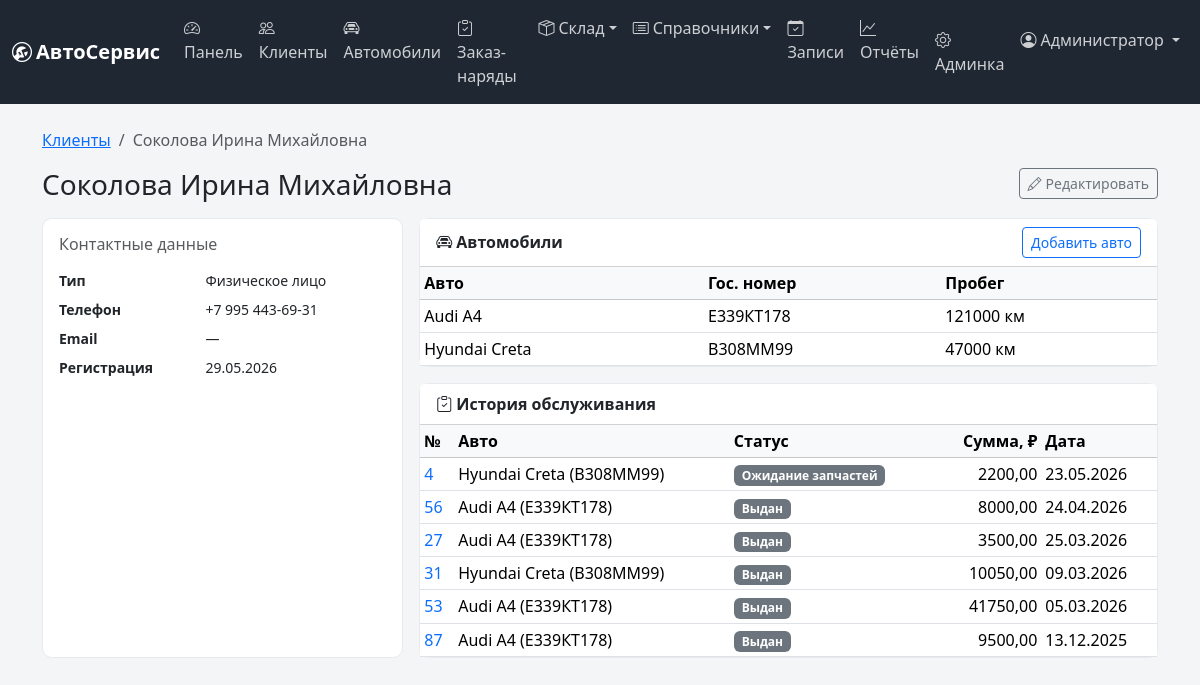
Screenshot of /clients/2/ (signed in) with the database file from the repository.
### users/models.py (models this page shows, shortened)
class User(AbstractUser):
    class Role(models.TextChoices):
        ADMIN = "admin", "Администратор"
        RECEIVER = "receiver", "Мастер-приёмщик"
        MECHANIC = "mechanic", "Механик"
    middle_name = models.CharField("Отчество", max_length=150, blank=True)
    phone = models.CharField("Телефон", max_length=20, blank=True)
    role = models.CharField(
        "Роль", max_length=20, choices=Role.choices, default=Role.RECEIVER
    )
    class Meta:
        verbose_name = "Сотрудник"
        verbose_name_plural = "Сотрудники"
    @property
    def full_name(self):
        parts = [self.last_name, self.first_name, self.middle_name]
        return " ".join(p for p in parts if p) or self.username
    @property
    def is_admin(self):
        return self.is_superuser or self.role == self.Role.ADMIN
    @property
    def is_mechanic(self):
        return self.role == self.Role.MECHANIC

### workshop/models.py (models this page shows, shortened)
class Client(models.Model):
    class Type(models.TextChoices):
        INDIVIDUAL = "individual", "Физическое лицо"
        COMPANY = "company", "Юридическое лицо"
    full_name = models.CharField("ФИО / Название", max_length=255)
    phone = models.CharField("Телефон", max_length=20)
    email = models.EmailField("Email", blank=True)
    type = models.CharField(
        "Тип", max_length=20, choices=Type.choices, default=Type.INDIVIDUAL
    )
    created_at = models.DateTimeField("Дата регистрации", auto_now_add=True)
    class Meta:
        verbose_name = "Клиент"
        verbose_name_plural = "Клиенты"
        ordering = ["full_name"]

class Vehicle(models.Model):
    client = models.ForeignKey(
        Client, on_delete=models.CASCADE, related_name="vehicles",
        verbose_name="Клиент",
    )
    brand = models.CharField("Марка", max_length=100)
    model = models.CharField("Модель", max_length=100)
    plate = models.CharField("Гос. номер", max_length=20)
    vin = models.CharField("VIN", max_length=17, blank=True)
    year = models.PositiveIntegerField("Год выпуска", null=True, blank=True)
    mileage = models.PositiveIntegerField("Пробег, км", null=True, blank=True)
    class Meta:
        verbose_name = "Автомобиль"
        verbose_name_plural = "Автомобили"
        ordering = ["brand", "model"]
    def __str__(self):
        return f"{self.brand} {self.model} ({self.plate})"

class WorkOrder(models.Model):
    class Status(models.TextChoices):
        NEW = "new", "Принят"
        DIAGNOSTICS = "diagnostics", "Диагностика"
        APPROVAL = "approval", "Согласование"
        IN_PROGRESS = "in_progress", "В работе"
        WAITING_PARTS = "waiting_parts", "Ожидание запчастей"
        READY = "ready", "Готов"
        ISSUED = "issued", "Выдан"
    client = models.ForeignKey(
        Client, on_delete=models.PROTECT, related_name="orders",
        verbose_name="Клиент",
    )
    vehicle = models.ForeignKey(
        Vehicle, on_delete=models.PROTECT, related_name="orders",
        verbose_name="Автомобиль",
    )
    receiver = models.ForeignKey(
        settings.AUTH_USER_MODEL, on_delete=models.PROTECT,
        related_name="received_orders", verbose_name="Мастер-приёмщик",
    )
    status = models.CharField(
        "Статус", max_length=20, choices=Status.choices, default=Status.NEW
    )
    complaint = models.TextField("Жалоба клиента", blank=True)
    mileage_in = models.PositiveIntegerField(
        "Пробег при приёме, км", null=True, blank=True
    )
    total = models.DecimalField(
        "Итоговая сумма, ₽", max_digits=12, decimal_places=2,
        default=0, editable=False,
    )
    is_paid = models.BooleanField("Оплачен", default=False)
    created_at = models.DateTimeField("Дата приёма", auto_now_add=True)
    closed_at = models.DateTimeField("Дата выдачи", null=True, blank=True)
    class Meta:
        verbose_name = "Заказ-наряд"
        verbose_name_plural = "Заказ-наряды"
        ordering = ["-created_at"]

### workshop/views.py (the view)
# urls.py: path("clients/<int:pk>/", views.ClientDetailView.as_view(), name="client_detail"),
class ClientDetailView(DirectoryAccess, DetailView):
    model = Client
    template_name = "clients/client_detail.html"
    def get_context_data(self, **kwargs):
        ctx = super().get_context_data(**kwargs)
        ctx["orders"] = self.object.orders.select_related("vehicle").all()[:10]
        return ctx

### users/access.py (called while the page is built)
    def dispatch(self, request, *args, **kwargs):
        if not request.user.is_authenticated:
            return self.handle_no_permission()
        if request.user.is_superuser or request.user.role in self.allowed_roles:
            return super().dispatch(request, *args, **kwargs)
        raise PermissionDenied

### workshop/context_processors.py (called while the page is built)
def workshop_info(request):
    return {"workshop": getattr(settings, "WORKSHOP_INFO", {})}

### templates/clients/client_detail.html (shortened to what this page needs)
{% extends "base.html" %}
{% block content %}
<nav aria-label="breadcrumb">
  <ol class="breadcrumb">
    <li class="breadcrumb-item"><a href="{% url 'client_list' %}">Клиенты</a></li>
    <li class="breadcrumb-item active">{{ object.full_name }}</li>
  </ol>
</nav>
<div class="d-flex justify-content-between align-items-start mb-3">
  <h1 class="h3 mb-0">{{ object.full_name }}</h1>
  <a href="{% url 'client_update' object.pk %}" class="btn btn-outline-secondary btn-sm"><i class="bi bi-pencil me-1"></i>Редактировать</a>
</div>
<div class="row g-3">
  <div class="col-lg-4">
    <div class="card h-100"><div class="card-body">
      <h2 class="h6 text-muted mb-3">Контактные данные</h2>
      <dl class="row mb-0 small">
        <dt class="col-5">Тип</dt><dd class="col-7">{{ object.get_type_display }}</dd>
        <dt class="col-5">Телефон</dt><dd class="col-7">{{ object.phone }}</dd>
        <dt class="col-5">Email</dt><dd class="col-7">{{ object.email|default:"—" }}</dd>
        <dt class="col-5">Регистрация</dt><dd class="col-7">{{ object.created_at|date:"d.m.Y" }}</dd>
      </dl>
    </div></div>
  </div>
  <div class="col-lg-8">
    <div class="card mb-3">
      <div class="card-header bg-white fw-semibold d-flex justify-content-between align-items-center">
        <span><i class="bi bi-car-front me-1"></i>Автомобили</span>
        <a href="{% url 'vehicle_create' %}" class="btn btn-sm btn-outline-primary">Добавить авто</a>
      </div>
      <div class="table-responsive">
        <table class="table table-sm mb-0 align-middle">
          <thead class="table-light"><tr><th>Авто</th><th>Гос. номер</th><th>Пробег</th></tr></thead>
          <tbody>
            {% for v in object.vehicles.all %}
            <tr><td>{{ v.brand }} {{ v.model }}</td><td>{{ v.plate }}</td><td>{{ v.mileage|default:"—" }}{% if v.mileage %} км{% endif %}</td></tr>
            {% empty %}
            <tr><td colspan="3" class="text-center text-muted py-3">Нет автомобилей</td></tr>
            {% endfor %}
          </tbody>
        </table>
      </div>
    </div>
    <div class="card">
      <div class="card-header bg-white fw-semibold"><i class="bi bi-clipboard-check me-1"></i>История обслуживания</div>
      <div class="table-responsive">
        <table class="table table-sm mb-0 align-middle">
          <thead class="table-light"><tr><th>№</th><th>Авто</th><th>Статус</th><th class="text-end">Сумма, ₽</th><th>Дата</th></tr></thead>
          <tbody>
            {% for o in orders %}
            <tr><td><a href="{% url 'order_detail' o.pk %}" class="text-decoration-none">{{ o.id }}</a></td><td>{{ o.vehicle }}</td><td><span class="badge bg-secondary">{{ o.get_status_display }}</span></td><td class="text-end">{{ o.total }}</td><td>{{ o.created_at|date:"d.m.Y" }}</td></tr>
            {% empty %}
            <tr><td colspan="5" class="text-center text-muted py-3">Заказ-нарядов пока нет</td></tr>
            {% endfor %}
          </tbody>
        </table>
      </div>
    </div>
  </div>
</div>
{% endblock %}

### templates/base.html (shortened to what this page needs)
{% load static %}
<!doctype html>
<html lang="ru">
<head>
  <link href="https://cdn.jsdelivr.net/npm/bootstrap@5.3.3/dist/css/bootstrap.min.css" rel="stylesheet">
  <link href="https://cdn.jsdelivr.net/npm/bootstrap-icons@1.11.3/font/bootstrap-icons.min.css" rel="stylesheet">
  <link href="{% static 'css/app.css' %}" rel="stylesheet">
</head>
<body>
  <nav class="navbar navbar-expand-lg navbar-dark app-navbar">
    <div class="container-fluid">
      <a class="navbar-brand fw-semibold" href="{% url 'dashboard' %}">
        <i class="bi bi-wrench-adjustable-circle me-1"></i>АвтоСервис
      </a>
      {% if user.is_authenticated %}
      <div class="collapse navbar-collapse" id="mainNav">
        <ul class="navbar-nav me-auto mb-2 mb-lg-0">
          <li class="nav-item"><a class="nav-link" href="{% url 'dashboard' %}"><i class="bi bi-speedometer2 me-1"></i>Панель</a></li>
          {% if not user.is_mechanic %}
          <li class="nav-item"><a class="nav-link" href="{% url 'client_list' %}"><i class="bi bi-people me-1"></i>Клиенты</a></li>
          <li class="nav-item"><a class="nav-link" href="{% url 'vehicle_list' %}"><i class="bi bi-car-front me-1"></i>Автомобили</a></li>
          {% endif %}
          <li class="nav-item"><a class="nav-link" href="{% url 'order_list' %}"><i class="bi bi-clipboard-check me-1"></i>Заказ-наряды</a></li>
          {% if not user.is_mechanic %}
          <li class="nav-item dropdown">
            <a class="nav-link dropdown-toggle" href="#" role="button" data-bs-toggle="dropdown"><i class="bi bi-box-seam me-1"></i>Склад</a>
          </li>
          <li class="nav-item dropdown">
            <a class="nav-link dropdown-toggle" href="#" role="button" data-bs-toggle="dropdown"><i class="bi bi-card-list me-1"></i>Справочники</a>
          </li>
          <li class="nav-item"><a class="nav-link" href="{% url 'appointment_list' %}"><i class="bi bi-calendar-check me-1"></i>Записи</a></li>
          {% endif %}
          {% if user.is_admin %}
          <li class="nav-item"><a class="nav-link" href="{% url 'reports' %}"><i class="bi bi-graph-up me-1"></i>Отчёты</a></li>
          {% endif %}
        </ul>
        <ul class="navbar-nav">
          {% if user.is_staff %}
          <li class="nav-item"><a class="nav-link" href="{% url 'admin:index' %}"><i class="bi bi-gear me-1"></i>Админка</a></li>
          {% endif %}
          <li class="nav-item dropdown">
            <a class="nav-link dropdown-toggle" href="#" role="button" data-bs-toggle="dropdown">
              <i class="bi bi-person-circle me-1"></i>{{ user.full_name }}
            </a>
          </li>
        </ul>
      </div>
      {% endif %}
    </div>
  </nav>
  <main class="container py-4">
    {% block content %}{% endblock %}
  </main>
</body>
</html>

### static/css/app.css (style rules this page uses)
:root { --app-dark: #1f2733; --app-accent: #e8853a; --app-accent-dark: #c46a28; }
body { background-color: #f4f5f7; }
.app-navbar { background-color: var(--app-dark); }
.app-navbar .navbar-brand, .app-navbar .nav-link:hover { color: #fff; }
.app-navbar .nav-link { color: rgba(255, 255, 255, .78); }
.card { border: 1px solid #e7e9ec; border-radius: .6rem; }

### rows the page displays
User: full_name "Администратор"
Client: full_name "Соколова Ирина Михайловна", type "Физическое лицо", phone "+7 995 443-69-31", email "—", created_at "29.05.2026"
Vehicle: brand "Audi", model "A4", plate "Е339КТ178", mileage "121000", shows "км"
Vehicle: brand "Hyundai", model "Creta", plate "В308ММ99", mileage "47000", shows "км"
WorkOrder: id "4", vehicle "Hyundai Creta (В308ММ99)", status "Ожидание запчастей", total "2200,00", created_at "23.05.2026"
WorkOrder: id "56", vehicle "Audi A4 (Е339КТ178)", status "Выдан", total "8000,00", created_at "24.04.2026"
WorkOrder: id "27", vehicle "Audi A4 (Е339КТ178)", status "Выдан", total "3500,00", created_at "25.03.2026"
WorkOrder: id "31", vehicle "Hyundai Creta (В308ММ99)", status "Выдан", total "10050,00", created_at "09.03.2026"
WorkOrder: id "53", vehicle "Audi A4 (Е339КТ178)", status "Выдан", total "41750,00", created_at "05.03.2026"
WorkOrder: id "87", vehicle "Audi A4 (Е339КТ178)", status "Выдан", total "9500,00", created_at "13.12.2025"
